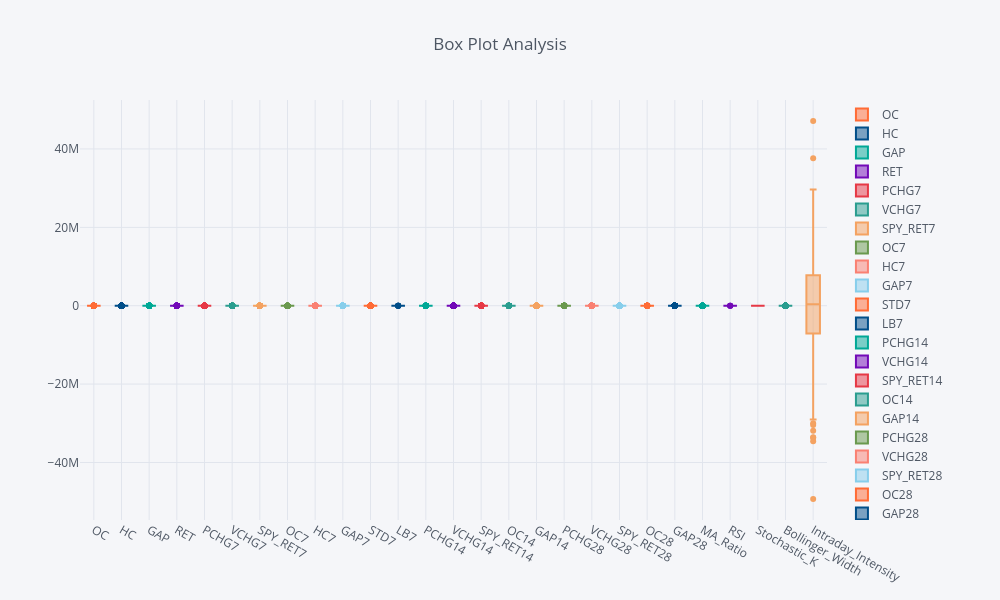

Notebook code for this chart:
### Code cell
# Study distribution
X.iplot(
    kind="box",
    showlegend=True,
    title="Box Plot Analysis",
    )

### Figure 1 — Plotly figure (JSON) as saved in the notebook; plotly's stock layout.template omitted (floating-point values rounded to 4 significant figures; data arrays with more than 128 entries replaced by an {"elided": "..."} marker saying what was removed)
{"data": [{"marker": {"color": "#FF6B35"}, "name": "OC", "type": "box", "y": {"elided": "1401 float values"}}, {"marker": {"color": "#004E89"}, "name": "HC", "type": "box", "y": {"elided": "1401 float values"}}, {"marker": {"color": "#00A896"}, "name": "GAP", "type": "box", "y": {"elided": "1401 float values"}}, {"marker": {"color": "#7209B7"}, "name": "RET", "type": "box", "y": {"elided": "1401 float values"}}, {"marker": {"color": "#E63946"}, "name": "PCHG7", "type": "box", "y": {"elided": "1401 float values"}}, {"marker": {"color": "#2A9D8F"}, "name": "VCHG7", "type": "box", "y": {"elided": "1401 float values"}}, {"marker": {"color": "#F4A261"}, "name": "SPY_RET7", "type": "box", "y": {"elided": "1401 float values"}}, {"marker": {"color": "#6A994E"}, "name": "OC7", "type": "box", "y": {"elided": "1401 float values"}}, {"marker": {"color": "#FA8072"}, "name": "HC7", "type": "box", "y": {"elided": "1401 float values"}}, {"marker": {"color": "#87CEEB"}, "name": "GAP7", "type": "box", "y": {"elided": "1401 float values"}}, {"marker": {"color": "#FF6B35"}, "name": "STD7", "type": "box", "y": {"elided": "1401 float values"}}, {"marker": {"color": "#004E89"}, "name": "LB7", "type": "box", "y": {"elided": "1401 float values"}}, {"marker": {"color": "#00A896"}, "name": "PCHG14", "type": "box", "y": {"elided": "1401 float values"}}, {"marker": {"color": "#7209B7"}, "name": "VCHG14", "type": "box", "y": {"elided": "1401 float values"}}, {"marker": {"color": "#E63946"}, "name": "SPY_RET14", "type": "box", "y": {"elided": "1401 float values"}}, {"marker": {"color": "#2A9D8F"}, "name": "OC14", "type": "box", "y": {"elided": "1401 float values"}}, {"marker": {"color": "#F4A261"}, "name": "GAP14", "type": "box", "y": {"elided": "1401 float values"}}, {"marker": {"color": "#6A994E"}, "name": "PCHG28", "type": "box", "y": {"elided": "1401 float values"}}, {"marker": {"color": "#FA8072"}, "name": "VCHG28", "type": "box", "y": {"elided": "1401 float values"}}, {"marker": {"color": "#87CEEB"}, "name": "SPY_RET28", "type": "box", "y": {"elided": "1401 float values"}}, {"marker": {"color": "#FF6B35"}, "name": "OC28", "type": "box", "y": {"elided": "1401 float values"}}, {"marker": {"color": "#004E89"}, "name": "GAP28", "type": "box", "y": {"elided": "1401 float values"}}, {"marker": {"color": "#00A896"}, "name": "MA_Ratio", "type": "box", "y": {"elided": "1401 float values"}}, {"marker": {"color": "#7209B7"}, "name": "RSI", "type": "box", "y": {"elided": "1401 float values"}}, {"marker": {"color": "#E63946"}, "name": "Stochastic_K", "type": "box", "y": {"elided": "1401 float values"}}, {"marker": {"color": "#2A9D8F"}, "name": "Bollinger_Width", "type": "box", "y": {"elided": "1401 float values"}}, {"marker": {"color": "#F4A261"}, "name": "Intraday_Intensity", "type": "box", "y": {"elided": "1401 float values"}}], "layout": {"height": 600, "legend": {"bgcolor": "#F5F6F9", "font": {"color": "#4D5663"}}, "paper_bgcolor": "#F5F6F9", "plot_bgcolor": "#F5F6F9", "showlegend": true, "title": {"text": "Box Plot Analysis"}, "width": 1000, "xaxis": {"gridcolor": "#E1E5ED", "showgrid": true, "tickfont": {"color": "#4D5663"}, "title": {"font": {"color": "#4D5663"}, "text": ""}, "zerolinecolor": "#E1E5ED"}, "yaxis": {"gridcolor": "#E1E5ED", "showgrid": true, "tickfont": {"color": "#4D5663"}, "title": {"font": {"color": "#4D5663"}, "text": ""}, "zerolinecolor": "#E1E5ED"}}}
